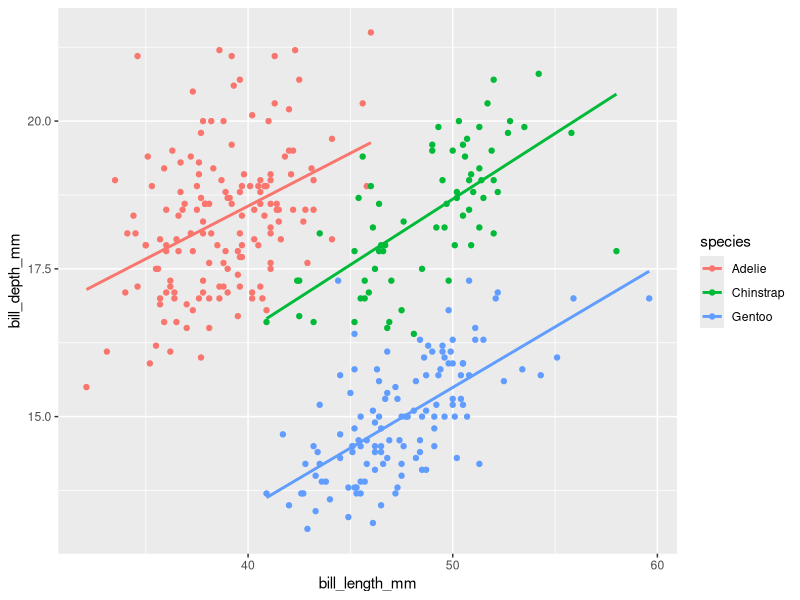
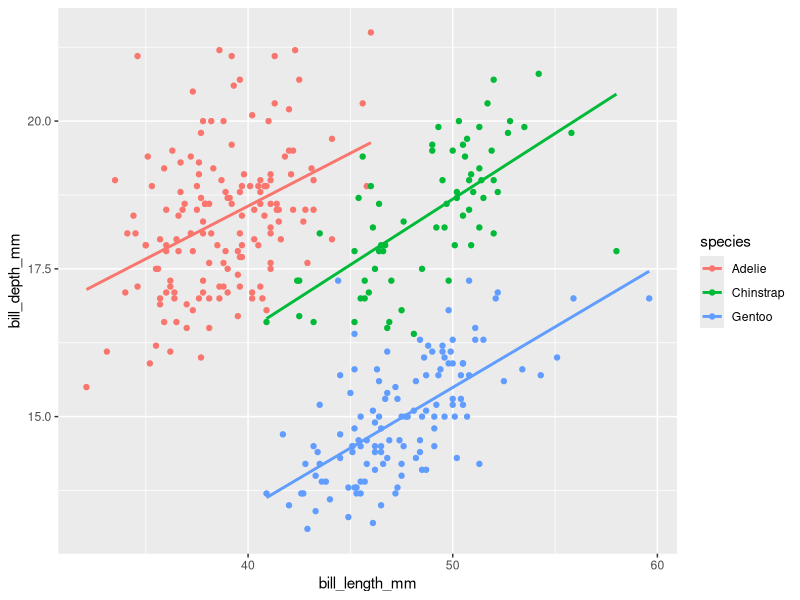

The R source for these figures, in order:

            library(ggplot2)
            library(palmerpenguins)
            built_answer <- tryCatch(
                {
                    set.seed(42)
                    ggplot(penguins, aes(x = bill_length_mm, y = bill_depth_mm, colour = species)) + geom_point() + geom_smooth(method = "lm", se = FALSE)
                    suppressWarnings(
                        if (!file.exists("/sandbox/figures/bill-length_bill-depth_scatter_species_smooth_answer.png")) {
                            ggsave(
                                width = 3,
                                height = 3,
                                "/sandbox/figures/bill-length_bill-depth_scatter_species_smooth_answer.png"
                            )
                        }
                    )
                    suppressWarnings(
                        ggplot_build(last_plot())
                    )
                },
                error = function(e) {
                    'ERROR'
                }
            )
            built_submission <- tryCatch(
                {
                    set.seed(42)
                    ggplot(penguins, aes(x = bill_length_mm, y = bill_depth_mm, color = species)) +
  geom_point() +
  geom_smooth(method = "lm", se = FALSE)
                    suppressWarnings(
                        ggsave(
                            width = 3,
                            height = 3,
                            "figures/bill-length_bill-depth_scatter_species_smooth_submission_gemini.png"
                        )
                    )
                    suppressWarnings(
                        ggplot_build(last_plot())
                    )
                },
                error = function(e) {
                    'ERROR'
                }
            )
            cat(isTRUE(all.equal(built_answer, built_submission)))
        
